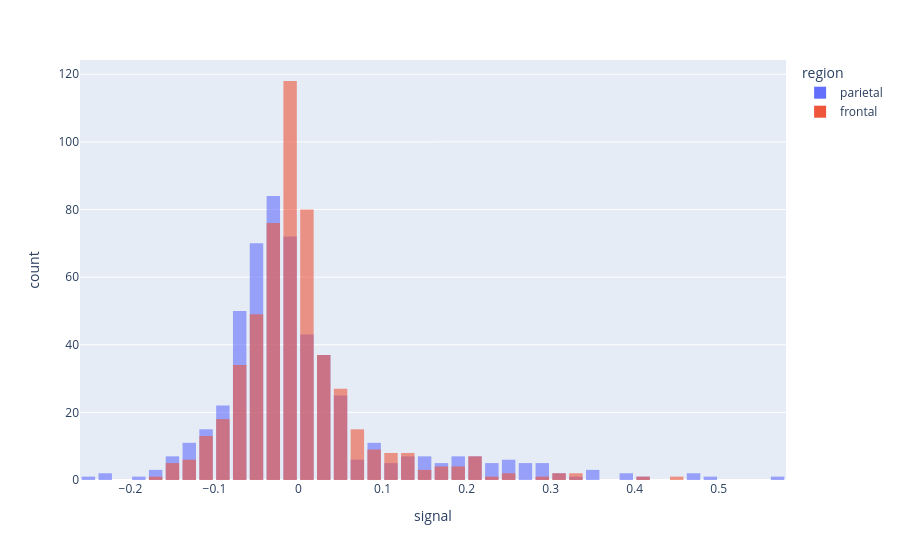

Notebook source saved alongside this figure:
### Markdown cell above
To samo w plotly

### Code cell
fig = px.histogram(fmri, x='signal', color="region", opacity=0.6)
fig.update_layout(bargap=0.2, barmode='overlay')
fig.show()

### Figure 1 — Plotly figure (JSON) as saved in the notebook; plotly's stock layout.template omitted (floating-point values rounded to 4 significant figures; data arrays with more than 128 entries replaced by an {"elided": "..."} marker saying what was removed)
{"data": [{"bingroup": "x", "hovertemplate": "region=parietal<br>signal=%{x}<br>count=%{y}<extra></extra>", "legendgroup": "parietal", "marker": {"color": "#636efa", "opacity": 0.6, "pattern": {"shape": ""}}, "name": "parietal", "orientation": "v", "showlegend": true, "type": "histogram", "x": {"elided": "532 float values"}, "xaxis": "x", "yaxis": "y"}, {"bingroup": "x", "hovertemplate": "region=frontal<br>signal=%{x}<br>count=%{y}<extra></extra>", "legendgroup": "frontal", "marker": {"color": "#EF553B", "opacity": 0.6, "pattern": {"shape": ""}}, "name": "frontal", "orientation": "v", "showlegend": true, "type": "histogram", "x": {"elided": "532 float values"}, "xaxis": "x", "yaxis": "y"}], "layout": {"bargap": 0.2, "barmode": "overlay", "legend": {"title": {"text": "region"}, "tracegroupgap": 0}, "margin": {"t": 60}, "xaxis": {"anchor": "y", "domain": [0, 1], "title": {"text": "signal"}}, "yaxis": {"anchor": "x", "domain": [0, 1], "title": {"text": "count"}}}}
